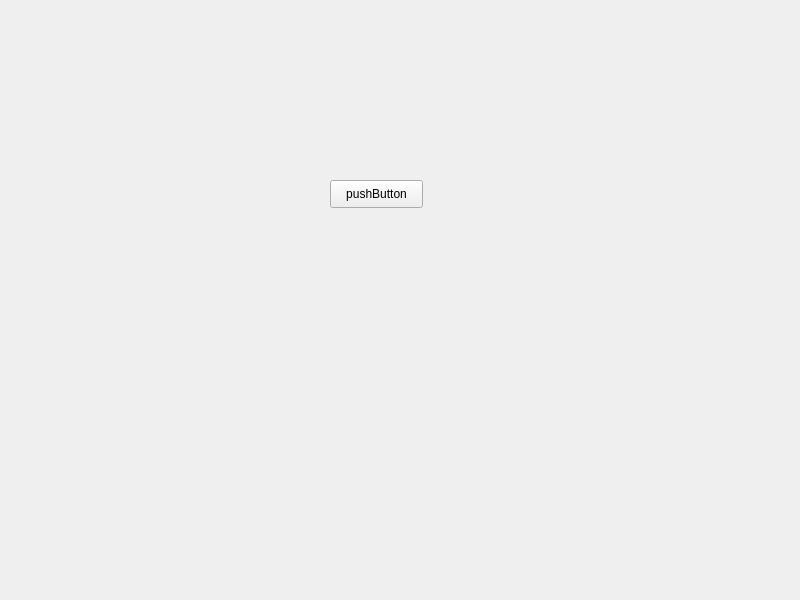
<?xml version="1.0" encoding="UTF-8"?>
<ui version="4.0">
 <class>Widget</class>
 <widget class="QWidget" name="Widget">
  <property name="geometry">
   <rect>
    <x>0</x>
    <y>0</y>
    <width>800</width>
    <height>600</height>
   </rect>
  </property>
  <property name="windowTitle">
   <string>Widget</string>
  </property>
  <widget class="QPushButton" name="pushButton">
   <property name="geometry">
    <rect>
     <x>330</x>
     <y>180</y>
     <width>93</width>
     <height>28</height>
    </rect>
   </property>
   <property name="text">
    <string>pushButton</string>
   </property>
  </widget>
 </widget>
 <resources/>
 <connections/>
</ui>
